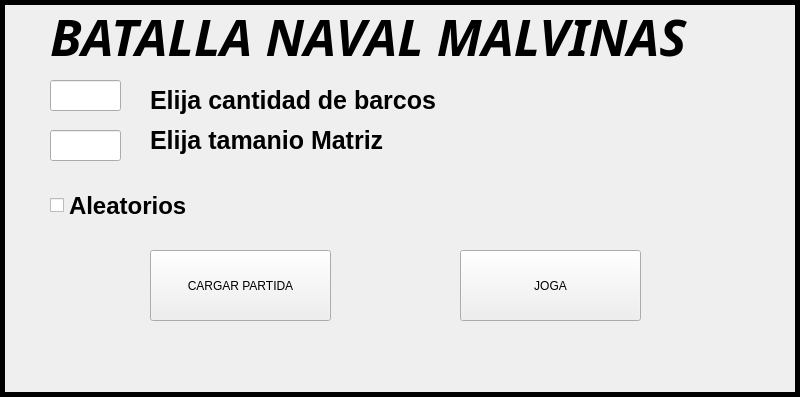
<?xml version="1.0" encoding="UTF-8"?>
<ui version="4.0">
 <class>CargaWindow</class>
 <widget class="QMainWindow" name="CargaWindow">
  <property name="geometry">
   <rect>
    <x>0</x>
    <y>0</y>
    <width>800</width>
    <height>397</height>
   </rect>
  </property>
  <property name="windowTitle">
   <string>MainWindow</string>
  </property>
  <property name="autoFillBackground">
   <bool>false</bool>
  </property>
  <property name="styleSheet">
   <string notr="true">#centralwidget {
border-image:url(:/imagen/fondoMalv.jpg);
background-repeat : no-repeat;
border:5px solid black;
}
</string>
  </property>
  <widget class="QWidget" name="centralwidget">
   <property name="autoFillBackground">
    <bool>false</bool>
   </property>
   <widget class="QLineEdit" name="setCantBarc">
    <property name="geometry">
     <rect>
      <x>50</x>
      <y>80</y>
      <width>71</width>
      <height>31</height>
     </rect>
    </property>
   </widget>
   <widget class="QLineEdit" name="setTamMatr">
    <property name="geometry">
     <rect>
      <x>50</x>
      <y>130</y>
      <width>71</width>
      <height>31</height>
     </rect>
    </property>
    <property name="styleSheet">
     <string notr="true">#centralwidget {
border-image: url(:/imagen/fondoMalv.jpg);
background-repeat : no-repeat;
border:5px solid black;
}</string>
    </property>
   </widget>
   <widget class="QCheckBox" name="checkBoxAleatorios">
    <property name="geometry">
     <rect>
      <x>50</x>
      <y>180</y>
      <width>181</width>
      <height>51</height>
     </rect>
    </property>
    <property name="font">
     <font>
      <pointsize>18</pointsize>
      <bold>true</bold>
     </font>
    </property>
    <property name="text">
     <string>Aleatorios</string>
    </property>
   </widget>
   <widget class="QLabel" name="labelCantBarcos">
    <property name="geometry">
     <rect>
      <x>150</x>
      <y>80</y>
      <width>341</width>
      <height>41</height>
     </rect>
    </property>
    <property name="font">
     <font>
      <pointsize>19</pointsize>
      <bold>true</bold>
     </font>
    </property>
    <property name="text">
     <string>Elija cantidad de barcos</string>
    </property>
   </widget>
   <widget class="QLabel" name="labelTamMatr">
    <property name="geometry">
     <rect>
      <x>150</x>
      <y>120</y>
      <width>381</width>
      <height>41</height>
     </rect>
    </property>
    <property name="font">
     <font>
      <pointsize>19</pointsize>
      <bold>true</bold>
     </font>
    </property>
    <property name="text">
     <string>Elija tamanio Matriz</string>
    </property>
   </widget>
   <widget class="QPushButton" name="buttonJugar">
    <property name="geometry">
     <rect>
      <x>460</x>
      <y>250</y>
      <width>181</width>
      <height>71</height>
     </rect>
    </property>
    <property name="text">
     <string>JOGA</string>
    </property>
   </widget>
   <widget class="QPushButton" name="buttonCargarPartida">
    <property name="geometry">
     <rect>
      <x>150</x>
      <y>250</y>
      <width>181</width>
      <height>71</height>
     </rect>
    </property>
    <property name="text">
     <string>CARGAR PARTIDA</string>
    </property>
   </widget>
   <widget class="QLabel" name="Titulo">
    <property name="geometry">
     <rect>
      <x>50</x>
      <y>10</y>
      <width>701</width>
      <height>51</height>
     </rect>
    </property>
    <property name="font">
     <font>
      <family>Sitka Text</family>
      <pointsize>38</pointsize>
      <italic>true</italic>
      <bold>true</bold>
     </font>
    </property>
    <property name="text">
     <string>BATALLA NAVAL MALVINAS</string>
    </property>
   </widget>
  </widget>
 </widget>
 <resources/>
 <connections/>
</ui>
